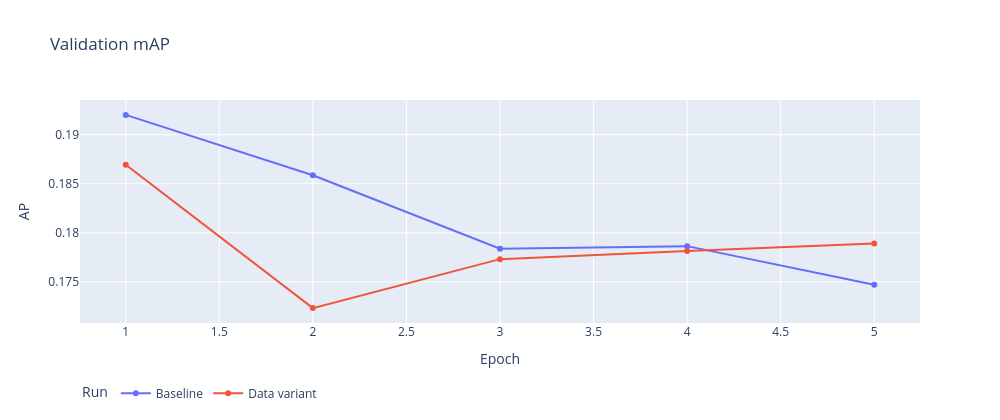
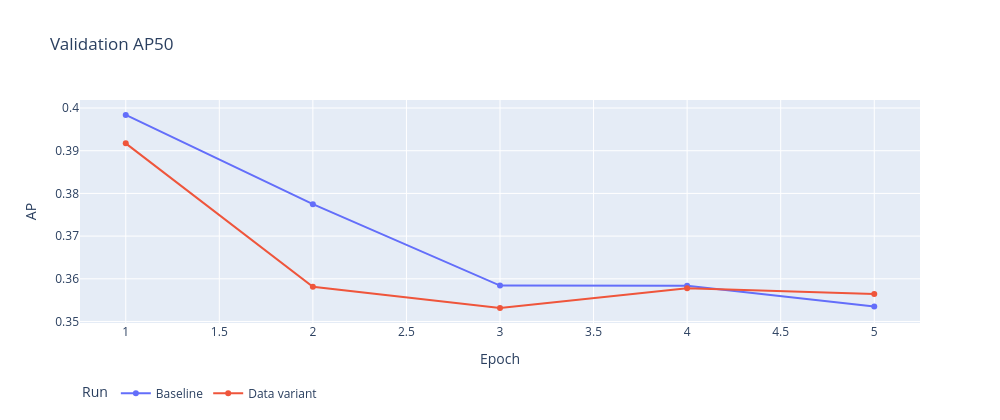
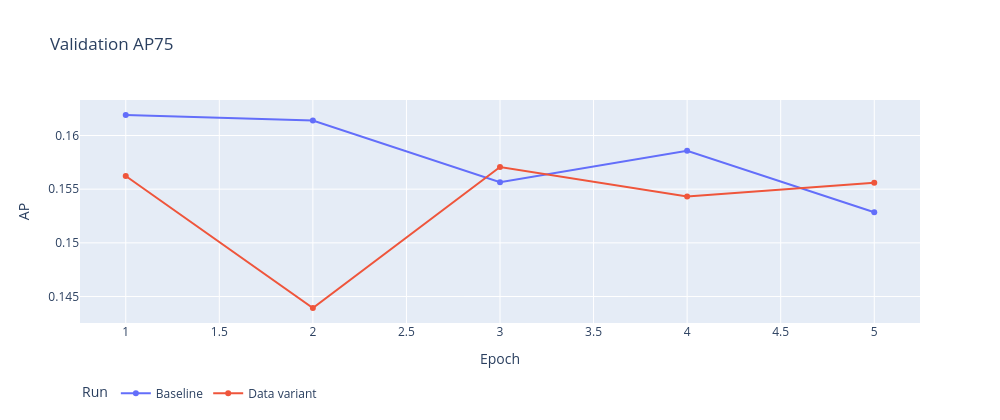
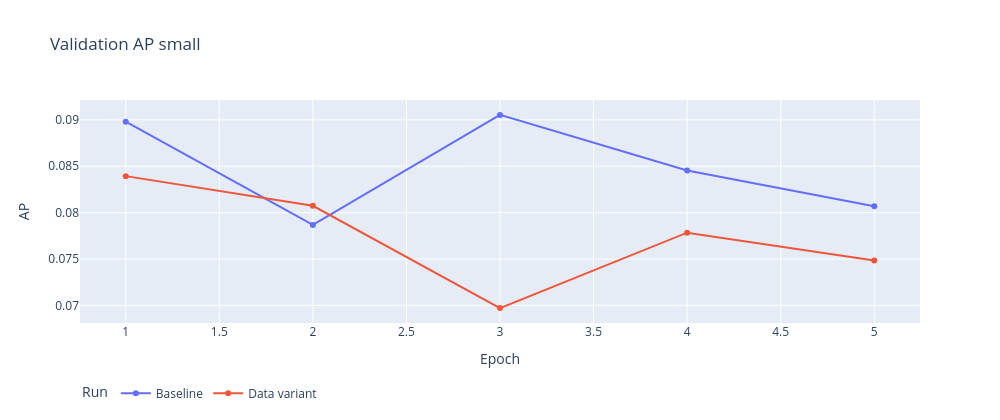

Notebook cell for these charts, in order:
### Markdown cell above
## 6. Baseline comparison

We use canonical COCO bbox AP at IoU 0.50:0.95, maxDets [1, 10, 100], and the original
category-specific COCO crowd annotations. Faster R-CNN also records maxDets 500.
The original validation set is unchanged. Metrics are not the competition custom score.
We show each metric on a separate chart to keep axes and legends readable.

### Code cell
epochs = epoch_table(records)
if not epochs.is_empty():
    for metric in ("mAP", "AP50", "AP75", "AP small", "AP medium", "AP large"):
        display(
            px.line(
                epochs.filter(pl.col("Metric") == metric),
                x="Epoch",
                y="AP",
                color="Run",
                markers=True,
                title=f"Validation {metric}",
            ).update_layout(width=1000, height=420, legend=dict(orientation="h", y=-0.25))
        )
classes = class_table(records)
if not classes.is_empty():
    display(classes.pivot(on="Run", index=["Class", "Epoch"], values="AP"))
    display(
        px.bar(
            classes,
            x="Class",
            y="AP",
            color="Run",
            barmode="group",
            title="Per-class AP at the last completed validation",
        ).update_layout(width=1000, height=450, legend=dict(orientation="h", y=-0.25))
    )
for label, record in records.items():
    curve = loss_table(record)
    if not curve.is_empty():
        display(
            px.line(curve, x="Updates", y="Loss", title=f"{label}: training loss").update_layout(
                width=1000, height=420
            )
        )
        display(
            px.line(
                curve, x="Updates", y="Learning rate", title=f"{label}: learning-rate schedule"
            ).update_layout(width=1000, height=380)
        )

### Figure 1 — Plotly figure (JSON) as saved in the notebook; plotly's stock layout.template omitted (floating-point values rounded to 4 significant figures)
{"data": [{"hovertemplate": "Run=Baseline<br>Epoch=%{x}<br>AP=%{y}<extra></extra>", "legendgroup": "Baseline", "line": {"color": "#636efa", "dash": "solid"}, "marker": {"symbol": "circle"}, "mode": "lines+markers", "name": "Baseline", "orientation": "v", "showlegend": true, "type": "scatter", "x": [1, 2, 3, 4, 5], "xaxis": "x", "y": [0.192, 0.1859, 0.1784, 0.1786, 0.1747], "yaxis": "y"}, {"hovertemplate": "Run=Data variant<br>Epoch=%{x}<br>AP=%{y}<extra></extra>", "legendgroup": "Data variant", "line": {"color": "#EF553B", "dash": "solid"}, "marker": {"symbol": "circle"}, "mode": "lines+markers", "name": "Data variant", "orientation": "v", "showlegend": true, "type": "scatter", "x": [1, 2, 3, 4, 5], "xaxis": "x", "y": [0.1869, 0.1723, 0.1773, 0.1782, 0.1789], "yaxis": "y"}], "layout": {"height": 420, "legend": {"orientation": "h", "title": {"text": "Run"}, "tracegroupgap": 0, "y": -0.25}, "title": {"text": "Validation mAP"}, "width": 1000, "xaxis": {"anchor": "y", "domain": [0.0, 1.0], "title": {"text": "Epoch"}}, "yaxis": {"anchor": "x", "domain": [0.0, 1.0], "title": {"text": "AP"}}}}

### Figure 2 — Plotly figure (JSON) as saved in the notebook; plotly's stock layout.template omitted (floating-point values rounded to 4 significant figures)
{"data": [{"hovertemplate": "Run=Baseline<br>Epoch=%{x}<br>AP=%{y}<extra></extra>", "legendgroup": "Baseline", "line": {"color": "#636efa", "dash": "solid"}, "marker": {"symbol": "circle"}, "mode": "lines+markers", "name": "Baseline", "orientation": "v", "showlegend": true, "type": "scatter", "x": [1, 2, 3, 4, 5], "xaxis": "x", "y": [0.3984, 0.3775, 0.3584, 0.3584, 0.3535], "yaxis": "y"}, {"hovertemplate": "Run=Data variant<br>Epoch=%{x}<br>AP=%{y}<extra></extra>", "legendgroup": "Data variant", "line": {"color": "#EF553B", "dash": "solid"}, "marker": {"symbol": "circle"}, "mode": "lines+markers", "name": "Data variant", "orientation": "v", "showlegend": true, "type": "scatter", "x": [1, 2, 3, 4, 5], "xaxis": "x", "y": [0.3917, 0.3581, 0.3531, 0.3578, 0.3564], "yaxis": "y"}], "layout": {"height": 420, "legend": {"orientation": "h", "title": {"text": "Run"}, "tracegroupgap": 0, "y": -0.25}, "title": {"text": "Validation AP50"}, "width": 1000, "xaxis": {"anchor": "y", "domain": [0.0, 1.0], "title": {"text": "Epoch"}}, "yaxis": {"anchor": "x", "domain": [0.0, 1.0], "title": {"text": "AP"}}}}

### Figure 3 — Plotly figure (JSON) as saved in the notebook; plotly's stock layout.template omitted (floating-point values rounded to 4 significant figures)
{"data": [{"hovertemplate": "Run=Baseline<br>Epoch=%{x}<br>AP=%{y}<extra></extra>", "legendgroup": "Baseline", "line": {"color": "#636efa", "dash": "solid"}, "marker": {"symbol": "circle"}, "mode": "lines+markers", "name": "Baseline", "orientation": "v", "showlegend": true, "type": "scatter", "x": [1, 2, 3, 4, 5], "xaxis": "x", "y": [0.1619, 0.1614, 0.1557, 0.1586, 0.1529], "yaxis": "y"}, {"hovertemplate": "Run=Data variant<br>Epoch=%{x}<br>AP=%{y}<extra></extra>", "legendgroup": "Data variant", "line": {"color": "#EF553B", "dash": "solid"}, "marker": {"symbol": "circle"}, "mode": "lines+markers", "name": "Data variant", "orientation": "v", "showlegend": true, "type": "scatter", "x": [1, 2, 3, 4, 5], "xaxis": "x", "y": [0.1562, 0.1439, 0.1571, 0.1543, 0.1556], "yaxis": "y"}], "layout": {"height": 420, "legend": {"orientation": "h", "title": {"text": "Run"}, "tracegroupgap": 0, "y": -0.25}, "title": {"text": "Validation AP75"}, "width": 1000, "xaxis": {"anchor": "y", "domain": [0.0, 1.0], "title": {"text": "Epoch"}}, "yaxis": {"anchor": "x", "domain": [0.0, 1.0], "title": {"text": "AP"}}}}

### Figure 4 — Plotly figure (JSON) as saved in the notebook; plotly's stock layout.template omitted (floating-point values rounded to 4 significant figures)
{"data": [{"hovertemplate": "Run=Baseline<br>Epoch=%{x}<br>AP=%{y}<extra></extra>", "legendgroup": "Baseline", "line": {"color": "#636efa", "dash": "solid"}, "marker": {"symbol": "circle"}, "mode": "lines+markers", "name": "Baseline", "orientation": "v", "showlegend": true, "type": "scatter", "x": [1, 2, 3, 4, 5], "xaxis": "x", "y": [0.08981, 0.07866, 0.09053, 0.08453, 0.08067], "yaxis": "y"}, {"hovertemplate": "Run=Data variant<br>Epoch=%{x}<br>AP=%{y}<extra></extra>", "legendgroup": "Data variant", "line": {"color": "#EF553B", "dash": "solid"}, "marker": {"symbol": "circle"}, "mode": "lines+markers", "name": "Data variant", "orientation": "v", "showlegend": true, "type": "scatter", "x": [1, 2, 3, 4, 5], "xaxis": "x", "y": [0.08393, 0.08073, 0.0697, 0.07783, 0.07483], "yaxis": "y"}], "layout": {"height": 420, "legend": {"orientation": "h", "title": {"text": "Run"}, "tracegroupgap": 0, "y": -0.25}, "title": {"text": "Validation AP small"}, "width": 1000, "xaxis": {"anchor": "y", "domain": [0.0, 1.0], "title": {"text": "Epoch"}}, "yaxis": {"anchor": "x", "domain": [0.0, 1.0], "title": {"text": "AP"}}}}
